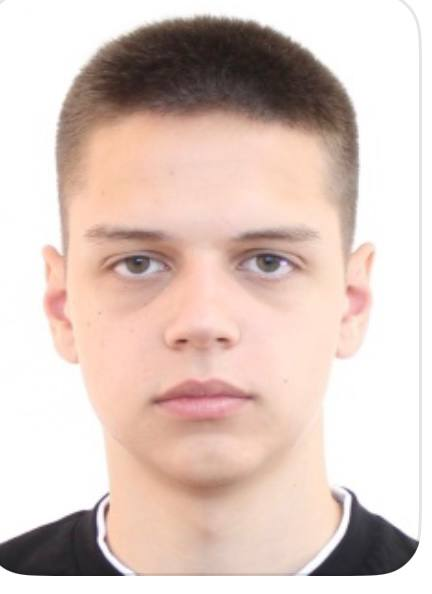
#> input picture Lab8/Petukhov.jpg, 432 x 594 px
$ python LR_8_task_3.py
#> lines starting #> are read from the running program, lines starting #| are printed output that depends on the picture
import cv2
import numpy as np

img = cv2.imread("Petukhov.jpg")
#> img is the input picture: shape (594, 432, 3); mean B, G, R 192.6, 200.5, 220.3

print(f"Розмір зображення: {img.shape}")
#| Розмір зображення: (594, 432, 3)

y1, y2 = 50, 450
x1, x2 = 50, 350
imgCropped = img[y1:y2, x1:x2]
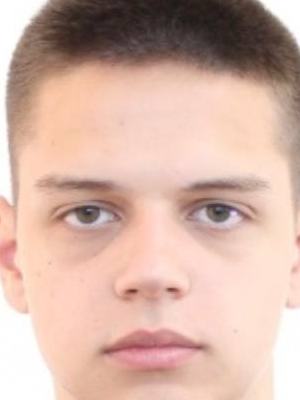
#> imgCropped: shape (400, 300, 3); mean B, G, R 166.2, 178.9, 211.7

cv2.imshow("Original Image", img)
cv2.imshow("Cropped Face", imgCropped)

cv2.waitKey(0)
cv2.destroyAllWindows()

$ run again, with Lab8/coins.jpg copied over Lab8/Petukhov.jpg
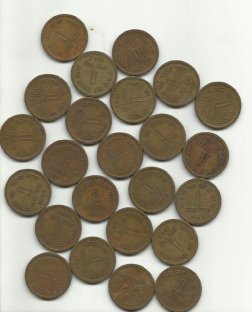
#> input picture Lab8/coins.jpg, 252 x 312 px
#> img is the input picture: shape (312, 252, 3); mean B, G, R 136.3, 153.2, 161.4
#| Розмір зображення: (312, 252, 3)
#> `imgCropped = img[y1:y2, x1:x2]`:
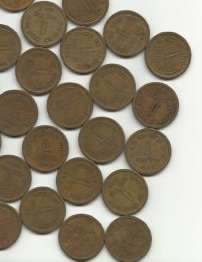
#> imgCropped: shape (262, 202, 3); mean B, G, R 118, 136.7, 146.9
